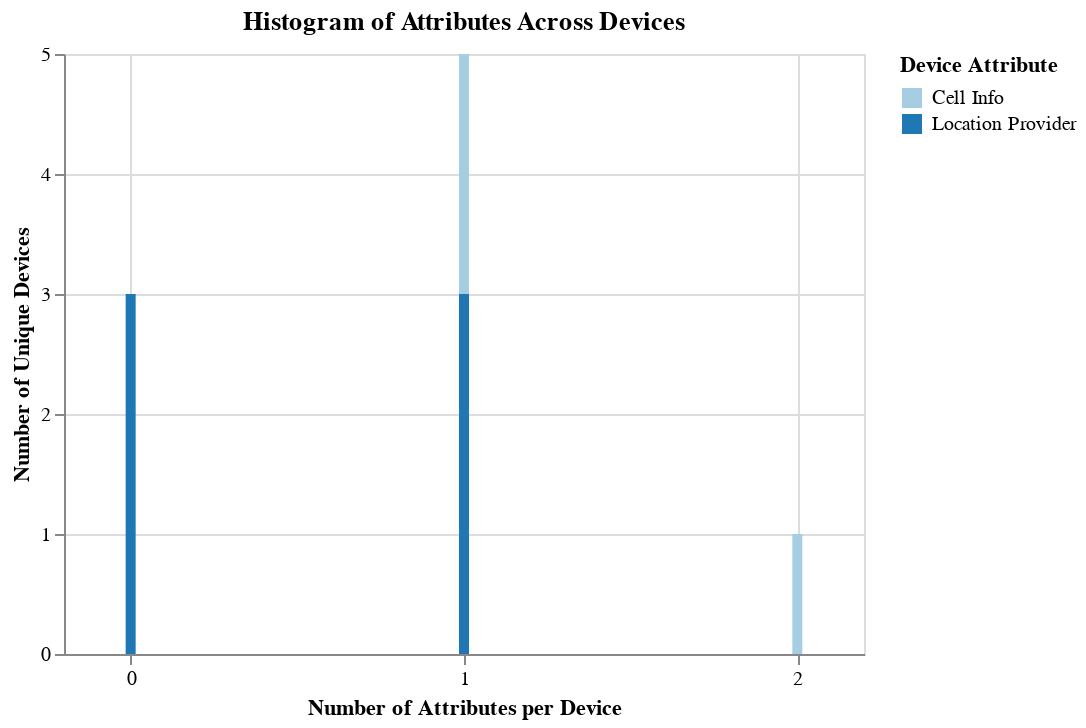

Notebook source saved alongside this figure:
### Code cell
layered_histogram(transpose_df)

### Figure 1 — Vega-Lite specification as saved in the notebook (floating-point values rounded to 4 significant figures)
{"config": {"view": {"continuousWidth": 400, "continuousHeight": 300}}, "data": {"name": "data-b95beea9f6e90ae0706c881a17d646ac"}, "mark": {"type": "bar", "binSpacing": 1, "clip": true, "opacity": 1}, "encoding": {"color": {"field": "Device Attribute", "scale": {"scheme": "paired"}, "type": "nominal"}, "x": {"axis": {"tickMinStep": 1, "title": "Number of Attributes per Device"}, "field": "Unique Devices", "type": "quantitative"}, "y": {"aggregate": "count", "axis": {"tickMinStep": 1, "title": "Number of Unique Devices"}, "stack": null, "type": "quantitative"}}, "title": "Histogram of Attributes Across Devices", "transform": [{"fold": ["Location Provider", "Cell Info"], "as": ["Device Attribute", "Unique Devices"]}], "$schema": "https://vega.github.io/schema/vega-lite/v4.17.0.json", "datasets": {"data-b95beea9f6e90ae0706c881a17d646ac": [{"Locale": 1, "Location Provider": 0, "IPv6": 1, "IPv4": 1, "Language": 1, "Network Type": 1, "Network": 1, "Manufacturer": 1, "Data Type": 1, "Hardware": 1, "Screen Size": 1, "Cell Info": 1}, {"Locale": 1, "Location Provider": 0, "IPv6": 1, "IPv4": 1, "Language": 1, "Network Type": 1, "Network": 1, "Manufacturer": 1, "Data Type": 1, "Hardware": 1, "Screen Size": 1, "Cell Info": 1}, {"Locale": 1, "Location Provider": 0, "IPv6": 1, "IPv4": 1, "Language": 1, "Network Type": 1, "Network": 1, "Manufacturer": 1, "Data Type": 1, "Hardware": 1, "Screen Size": 1, "Cell Info": 1}, {"Locale": 1, "Location Provider": 1, "IPv6": 1, "IPv4": 1, "Language": 1, "Network Type": 1, "Network": 1, "Manufacturer": 1, "Data Type": 1, "Hardware": 1, "Screen Size": 1, "Cell Info": 1}, {"Locale": 1, "Location Provider": 1, "IPv6": 1, "IPv4": 1, "Language": 1, "Network Type": 1, "Network": 1, "Manufacturer": 1, "Data Type": 1, "Hardware": 1, "Screen Size": 1, "Cell Info": 1}, {"Locale": 1, "Location Provider": 1, "IPv6": 1, "IPv4": 1, "Language": 1, "Network Type": 1, "Network": 1, "Manufacturer": 1, "Data Type": 1, "Hardware": 1, "Screen Size": 1, "Cell Info": 2}]}}
